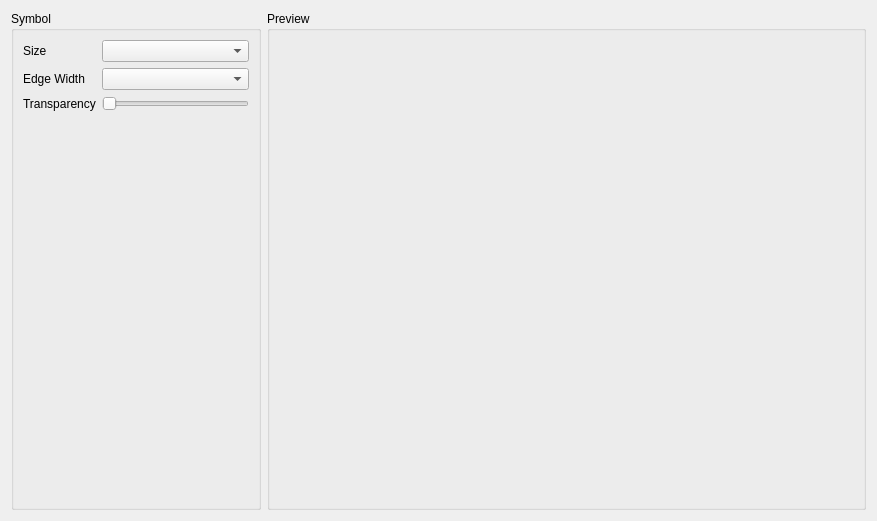
<?xml version="1.0" encoding="UTF-8"?>
<ui version="4.0">
 <class>BubbleSettings</class>
 <widget class="QWidget" name="BubbleSettings">
  <property name="geometry">
   <rect>
    <x>0</x>
    <y>0</y>
    <width>877</width>
    <height>521</height>
   </rect>
  </property>
  <property name="windowTitle">
   <string>Form</string>
  </property>
  <layout class="QGridLayout" name="gridLayout">
   <item row="0" column="0">
    <layout class="QGridLayout" name="gridLayout_7">
     <item row="0" column="1" rowspan="2">
      <widget class="QGroupBox" name="groupBox">
       <property name="minimumSize">
        <size>
         <width>300</width>
         <height>200</height>
        </size>
       </property>
       <property name="title">
        <string>Preview</string>
       </property>
       <layout class="QGridLayout" name="gridLayout_6">
        <item row="0" column="1">
         <layout class="QVBoxLayout" name="demoLayout"/>
        </item>
       </layout>
      </widget>
     </item>
     <item row="0" column="0" rowspan="2">
      <widget class="QGroupBox" name="groupBox_2">
       <property name="minimumSize">
        <size>
         <width>250</width>
         <height>0</height>
        </size>
       </property>
       <property name="maximumSize">
        <size>
         <width>250</width>
         <height>16777215</height>
        </size>
       </property>
       <property name="title">
        <string>Symbol</string>
       </property>
       <layout class="QGridLayout" name="gridLayout_5">
        <item row="0" column="0">
         <layout class="QGridLayout" name="gridLayout_2">
          <item row="0" column="0">
           <widget class="QLabel" name="label">
            <property name="text">
             <string>Size</string>
            </property>
           </widget>
          </item>
          <item row="1" column="0">
           <widget class="QLabel" name="label_2">
            <property name="text">
             <string>Edge Width</string>
            </property>
           </widget>
          </item>
          <item row="2" column="0">
           <widget class="QLabel" name="label_3">
            <property name="text">
             <string>Transparency</string>
            </property>
           </widget>
          </item>
          <item row="3" column="0">
           <spacer name="verticalSpacer">
            <property name="orientation">
             <enum>Qt::Vertical</enum>
            </property>
            <property name="sizeHint" stdset="0">
             <size>
              <width>20</width>
              <height>40</height>
             </size>
            </property>
           </spacer>
          </item>
          <item row="1" column="1">
           <widget class="QComboBox" name="edgeWidthCombo"/>
          </item>
          <item row="0" column="1">
           <widget class="QComboBox" name="sizeCombo"/>
          </item>
          <item row="2" column="1">
           <widget class="QSlider" name="opacitySlider">
            <property name="orientation">
             <enum>Qt::Horizontal</enum>
            </property>
           </widget>
          </item>
         </layout>
        </item>
       </layout>
      </widget>
     </item>
    </layout>
   </item>
  </layout>
 </widget>
 <resources/>
 <connections/>
</ui>
